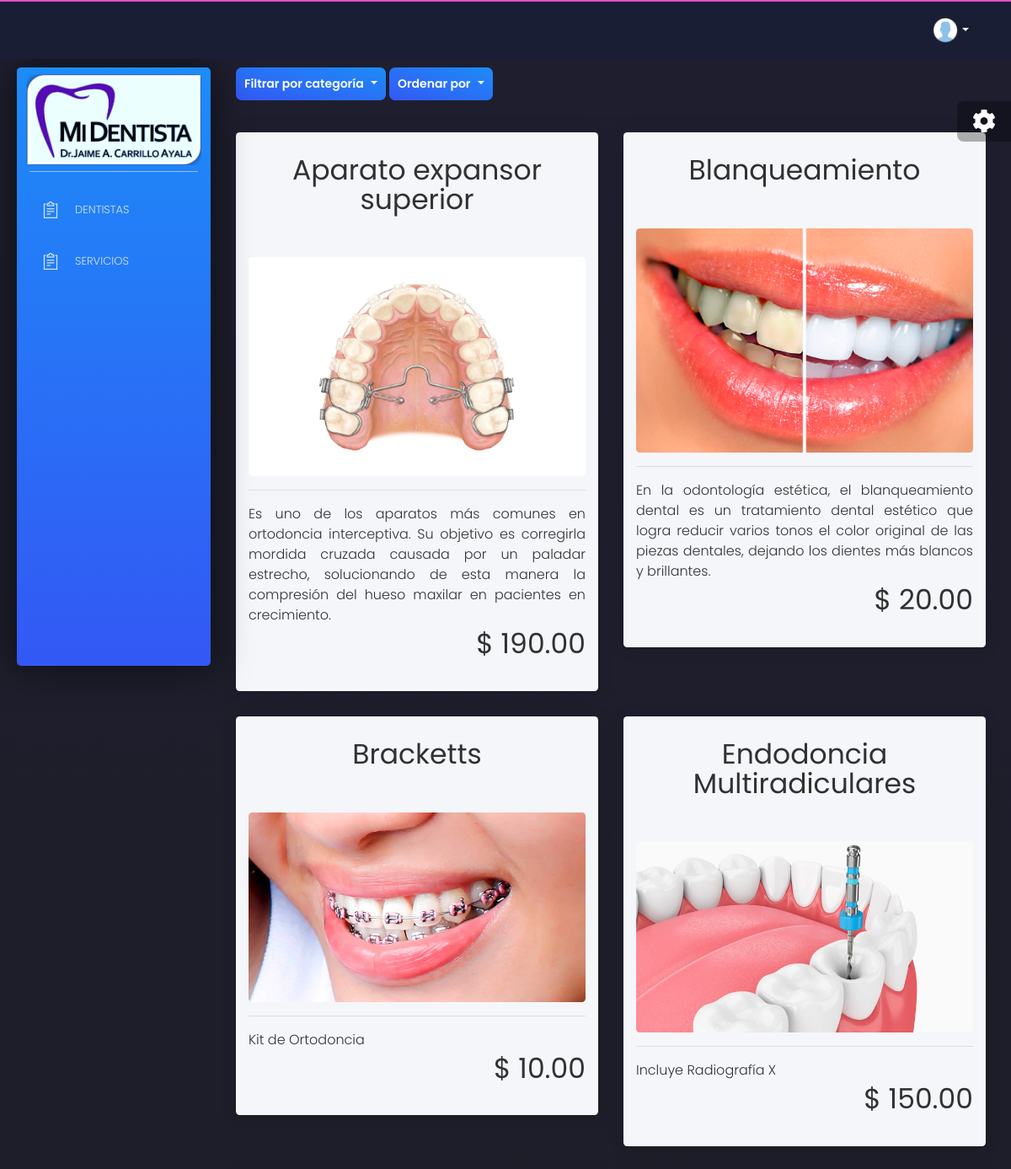
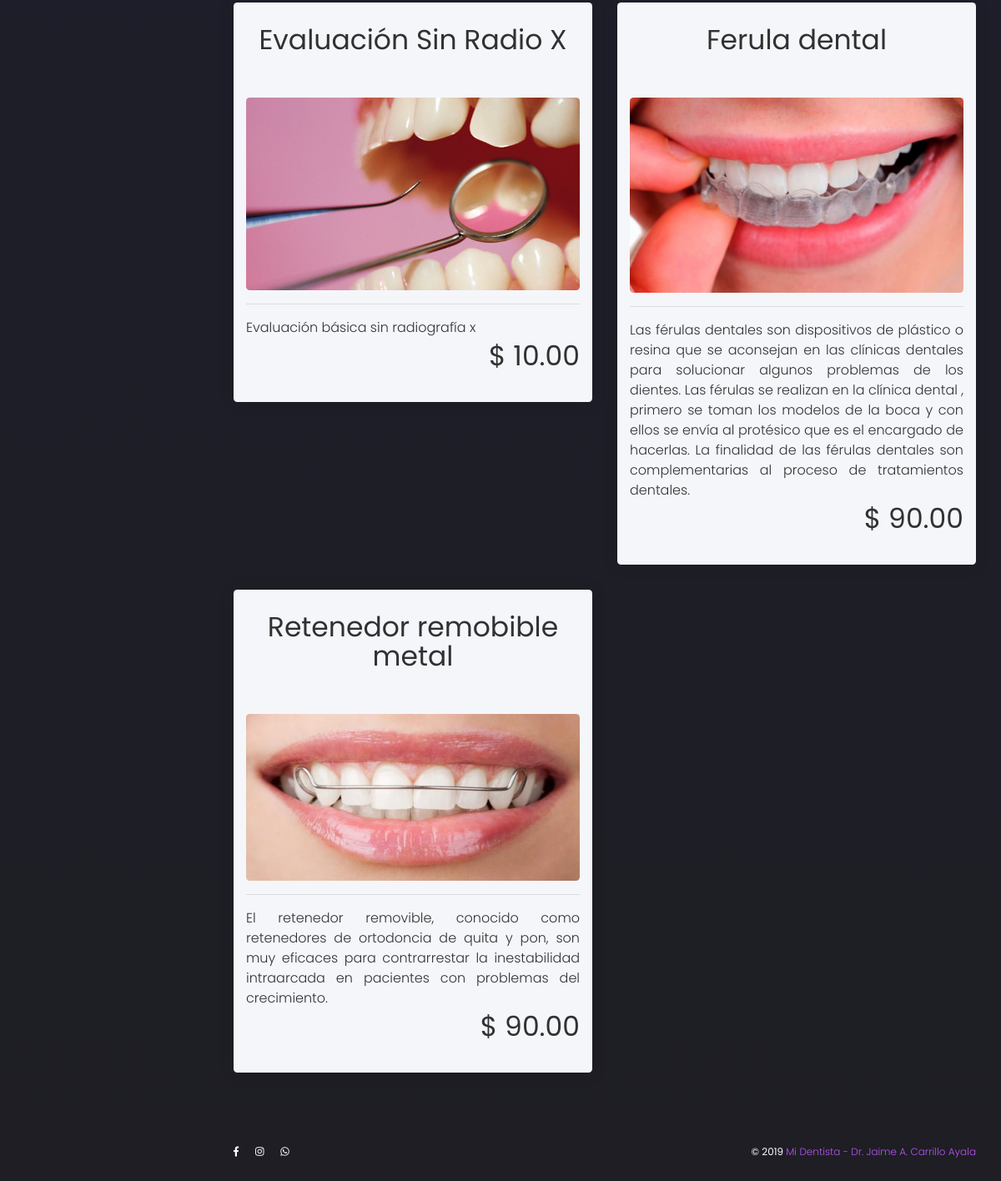
The page /core/tratamientos/0/2 on the database its author committed (2 pictures, top to bottom).
### core/models.py (models this page shows, shortened)
class Tratamiento(models.Model):
    id = models.AutoField(primary_key=True)
    categoria = models.ForeignKey(Categoria, on_delete=models.CASCADE)
    nombre = models.CharField(max_length=64)
    descripcion = models.CharField(max_length=512)
    precio = models.DecimalField(max_digits=6, decimal_places=2, validators=[MinValueValidator(0)])
    precioNeto = models.DecimalField(max_digits=6, decimal_places=2, default=0, validators=[MinValueValidator(0)],)
    image = models.ImageField(upload_to='services/%Y/%m/%D/', null=True, blank=True)

### core/views.py (the view)
# urls.py: path('tratamientos/<int:categoria>/<int:orden>', TratamientoList, name = 'tratamientos'),
def TratamientoList(request, categoria, orden):
    filtro = categoria
    dentistas = Dentista.objects.all()
    order='nombre'
    if orden==0:
        order = 'precioNeto'
    elif orden==1:
        order = "-precioNeto"
    elif orden==2:
        order = "nombre"
    categorias = Categoria.objects.all()
    if filtro == 0:
        tratamientos = Tratamiento.objects.filter().order_by(order)
    else:
        tratamientos = Tratamiento.objects.filter(categoria = filtro).order_by(order)
    return render(request, "core/tratamiento_list.html", {'tratamientos':tratamientos, 'categorias':categorias, 'filtro':filtro, 'dentista_list':dentistas})

### core/templates/core/tratamiento_list.html (shortened to what this page needs)
{% extends 'core/base.html' %}
{% load static %}
{% block content %}
<div class="content">
	<div class="btn-group" role="group">
		<button id="btnGroupDrop1" type="button" class="btn btn-info btn-lg dropdown-toggle" data-toggle="dropdown" aria-haspopup="true" aria-expanded="false">
			Filtrar por categoría
		</button>
	</div>
	<div class="btn-group" role="group">
		<button id="btnGroupDrop2" type="button" class="btn btn-info btn-lg dropdown-toggle" data-toggle="dropdown" aria-haspopup="true" aria-expanded="false">
			Ordenar por
		</button>
	</div>
	<hr>
			<div class="row">
				{% for tratamiento in tratamientos %}
					<div class="col-md-6">
						<div class="card white-content">
							<div class="card-body" align = center>
								<table class="table table-sm" id="" width=100%>
									<tr>
										<td align = center>
											<h1 align=center>{{tratamiento.nombre}}</h1>
										</td>
									</tr>
								</table>
								<img src = {{tratamiento.image.url}}>
								<hr>
								<p align=justify><font size=3>{{tratamiento.descripcion}}</font></p>
								{% if request.user.is_superuser %}
									<table class="table table-sm" id="" width=100%>
										<tr>
											<td>
													<a href="{% url 'core:reestablecerprecio' tratamiento.id|slugify%}">
														<i class="tim-icons icon-refresh-01" style= "color:black"></i>
													</a>
											</td>
											<td>
												<h1 align = right>$ {{tratamiento.precioNeto}}</h1>
											</td>
										</tr>
									</table>
								{% else %}
									<h1 align = right>$ {{tratamiento.precioNeto}}</h1>
								{% endif %}
							</div>
						</div>
					</div>
				  {% endfor %}
	</div>
</div>
{% endblock %}

### rows shown on the page
Tratamiento: nombre "Aparato expansor superior", image (picture), descripcion "Es uno de los aparatos más comunes en ortodoncia interceptiva. Su objetivo es corregirla mordida cruzada causada por un paladar estrecho, solucionando de esta manera la compresión del hueso maxilar en pacientes en crecimiento.", precioNeto "190.00"
Tratamiento: nombre "Blanqueamiento", image (picture), descripcion "En la odontología estética, el blanqueamiento dental es un tratamiento dental estético que logra reducir varios tonos el color original de las piezas dentales, dejando los dientes más blancos y brillantes.", precioNeto "20.00"
Tratamiento: nombre "Bracketts", image (picture), descripcion "Kit de Ortodoncia", precioNeto "10.00"
Tratamiento: nombre "Endodoncia Multiradiculares", image (picture), descripcion "Incluye Radiografía X", precioNeto "150.00"
Tratamiento: nombre "Evaluación Sin Radio X", image (picture), descripcion "Evaluación básica sin radiografía x", precioNeto "10.00"
Tratamiento: nombre "Ferula dental", image (picture), descripcion "Las férulas dentales son dispositivos de plástico o resina que se aconsejan en las clínicas dentales para solucionar algunos problemas de los dientes. Las férulas se realizan en la clínica dental , primero se toman los modelos de la boca y con ellos se envía al protésico que es el encargado de hacerlas. La finalidad de las férulas dentales son complementarias al proceso de tratamientos dentales.", precioNeto "90.00"
Tratamiento: nombre "Retenedor remobible metal", image (picture), descripcion "El retenedor removible, conocido como retenedores de ortodoncia de quita y pon, son muy eficaces para contrarrestar la inestabilidad intraarcada en pacientes con problemas del crecimiento.", precioNeto "90.00"
